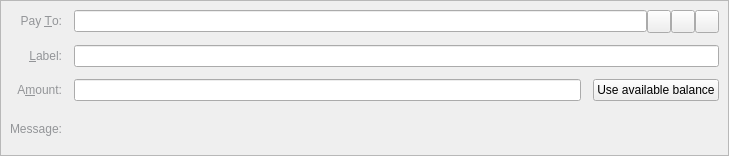
<?xml version="1.0" encoding="UTF-8"?>
<ui version="4.0">
 <class>SendCoinsEntry</class>
 <widget class="QStackedWidget" name="SendCoinsEntry">
  <property name="geometry">
   <rect>
    <x>0</x>
    <y>0</y>
    <width>729</width>
    <height>156</height>
   </rect>
  </property>
  <property name="focusPolicy">
   <enum>Qt::TabFocus</enum>
  </property>
  <property name="autoFillBackground">
   <bool>false</bool>
  </property>
  <property name="currentIndex">
   <number>0</number>
  </property>
  <widget class="QFrame" name="SendCoins">
   <property name="toolTip">
    <string>This is a normal payment.</string>
   </property>
   <property name="frameShape">
    <enum>QFrame::StyledPanel</enum>
   </property>
   <property name="frameShadow">
    <enum>QFrame::Sunken</enum>
   </property>
   <layout class="QGridLayout" name="gridLayout">
    <property name="spacing">
     <number>12</number>
    </property>
    <item row="2" column="0">
     <widget class="QLabel" name="amountLabel">
      <property name="text">
       <string>&lt;html&gt;&lt;head/&gt;&lt;body&gt;&lt;p&gt;&lt;span style=&quot; color:#939598;&quot;&gt;A&amp;amp;mount:&lt;/span&gt;&lt;/p&gt;&lt;/body&gt;&lt;/html&gt;</string>
      </property>
      <property name="alignment">
       <set>Qt::AlignRight|Qt::AlignTrailing|Qt::AlignVCenter</set>
      </property>
      <property name="buddy">
       <cstring>payAmount</cstring>
      </property>
     </widget>
    </item>
    <item row="3" column="0">
     <widget class="QLabel" name="messageLabel">
      <property name="text">
       <string>&lt;html&gt;&lt;head/&gt;&lt;body&gt;&lt;p&gt;&lt;span style=&quot; color:#939598;&quot;&gt;Message:&lt;/span&gt;&lt;/p&gt;&lt;/body&gt;&lt;/html&gt;</string>
      </property>
      <property name="alignment">
       <set>Qt::AlignRight|Qt::AlignTrailing|Qt::AlignVCenter</set>
      </property>
     </widget>
    </item>
    <item row="3" column="1">
     <widget class="QLabel" name="messageTextLabel">
      <property name="toolTip">
       <string>A message that was attached to the VICE: URI which will be stored with the transaction for your reference. Note: This message will not be sent over the VICE network.</string>
      </property>
      <property name="textFormat">
       <enum>Qt::PlainText</enum>
      </property>
     </widget>
    </item>
    <item row="2" column="1">
     <widget class="BitcoinAmountField" name="payAmount"/>
    </item>
    <item row="0" column="0">
     <widget class="QLabel" name="payToLabel">
      <property name="text">
       <string>&lt;html&gt;&lt;head/&gt;&lt;body&gt;&lt;p&gt;&lt;span style=&quot; color:#939598;&quot;&gt;Pay &amp;amp;To:&lt;/span&gt;&lt;/p&gt;&lt;/body&gt;&lt;/html&gt;</string>
      </property>
      <property name="alignment">
       <set>Qt::AlignRight|Qt::AlignTrailing|Qt::AlignVCenter</set>
      </property>
      <property name="buddy">
       <cstring>payTo</cstring>
      </property>
     </widget>
    </item>
    <item row="1" column="0">
     <widget class="QLabel" name="labelLabel">
      <property name="text">
       <string>&lt;html&gt;&lt;head/&gt;&lt;body&gt;&lt;p&gt;&lt;span style=&quot; color:#939598;&quot;&gt;&amp;amp;Label:&lt;/span&gt;&lt;/p&gt;&lt;/body&gt;&lt;/html&gt;</string>
      </property>
      <property name="alignment">
       <set>Qt::AlignRight|Qt::AlignTrailing|Qt::AlignVCenter</set>
      </property>
      <property name="buddy">
       <cstring>addAsLabel</cstring>
      </property>
     </widget>
    </item>
    <item row="2" column="2">
     <widget class="QPushButton" name="useAvailableBalanceButton">
      <property name="text">
       <string>Use available balance</string>
      </property>
     </widget>
    </item>
    <item row="1" column="1" colspan="2">
     <widget class="QLineEdit" name="addAsLabel">
      <property name="toolTip">
       <string>Enter a label for this address to add it to the list of used addresses</string>
      </property>
     </widget>
    </item>
    <item row="0" column="1" colspan="2">
     <layout class="QHBoxLayout" name="payToLayout">
      <property name="spacing">
       <number>0</number>
      </property>
      <item>
       <widget class="QValidatedLineEdit" name="payTo">
        <property name="toolTip">
         <string>The VICE address to send the payment to</string>
        </property>
       </widget>
      </item>
      <item>
       <widget class="QToolButton" name="addressBookButton">
        <property name="cursor">
         <cursorShape>PointingHandCursor</cursorShape>
        </property>
        <property name="toolTip">
         <string>Choose previously used address</string>
        </property>
        <property name="text">
         <string/>
        </property>
        <property name="icon">
         <iconset resource="../vicenetwork.qrc">
          <normaloff>:/icons/address-book</normaloff>:/icons/address-book</iconset>
        </property>
        <property name="shortcut">
         <string>Alt+A</string>
        </property>
       </widget>
      </item>
      <item>
       <widget class="QToolButton" name="pasteButton">
        <property name="cursor">
         <cursorShape>PointingHandCursor</cursorShape>
        </property>
        <property name="toolTip">
         <string>Paste address from clipboard</string>
        </property>
        <property name="text">
         <string/>
        </property>
        <property name="icon">
         <iconset resource="../vicenetwork.qrc">
          <normaloff>:/icons/editpaste</normaloff>:/icons/editpaste</iconset>
        </property>
        <property name="shortcut">
         <string>Alt+P</string>
        </property>
       </widget>
      </item>
      <item>
       <widget class="QToolButton" name="deleteButton">
        <property name="cursor">
         <cursorShape>PointingHandCursor</cursorShape>
        </property>
        <property name="toolTip">
         <string>Remove this entry</string>
        </property>
        <property name="text">
         <string/>
        </property>
        <property name="icon">
         <iconset resource="../vicenetwork.qrc">
          <normaloff>:/icons/remove</normaloff>:/icons/remove</iconset>
        </property>
       </widget>
      </item>
     </layout>
    </item>
   </layout>
  </widget>
  <widget class="QFrame" name="SendCoins_InsecurePaymentRequest">
   <property name="palette">
    <palette>
     <active>
      <colorrole role="WindowText">
       <brush brushstyle="SolidPattern">
        <color alpha="255">
         <red>0</red>
         <green>0</green>
         <blue>0</blue>
        </color>
       </brush>
      </colorrole>
      <colorrole role="Button">
       <brush brushstyle="SolidPattern">
        <color alpha="255">
         <red>255</red>
         <green>255</green>
         <blue>127</blue>
        </color>
       </brush>
      </colorrole>
      <colorrole role="Light">
       <brush brushstyle="SolidPattern">
        <color alpha="255">
         <red>255</red>
         <green>255</green>
         <blue>255</blue>
        </color>
       </brush>
      </colorrole>
      <colorrole role="Midlight">
       <brush brushstyle="SolidPattern">
        <color alpha="255">
         <red>255</red>
         <green>255</green>
         <blue>191</blue>
        </color>
       </brush>
      </colorrole>
      <colorrole role="Dark">
       <brush brushstyle="SolidPattern">
        <color alpha="255">
         <red>127</red>
         <green>127</green>
         <blue>63</blue>
        </color>
       </brush>
      </colorrole>
      <colorrole role="Mid">
       <brush brushstyle="SolidPattern">
        <color alpha="255">
         <red>170</red>
         <green>170</green>
         <blue>84</blue>
        </color>
       </brush>
      </colorrole>
      <colorrole role="Text">
       <brush brushstyle="NoBrush">
        <color alpha="128">
         <red>0</red>
         <green>0</green>
         <blue>0</blue>
        </color>
       </brush>
      </colorrole>
      <colorrole role="BrightText">
       <brush brushstyle="SolidPattern">
        <color alpha="255">
         <red>255</red>
         <green>255</green>
         <blue>255</blue>
        </color>
       </brush>
      </colorrole>
      <colorrole role="ButtonText">
       <brush brushstyle="SolidPattern">
        <color alpha="255">
         <red>0</red>
         <green>0</green>
         <blue>0</blue>
        </color>
       </brush>
      </colorrole>
      <colorrole role="Base">
       <brush brushstyle="SolidPattern">
        <color alpha="255">
         <red>255</red>
         <green>255</green>
         <blue>255</blue>
        </color>
       </brush>
      </colorrole>
      <colorrole role="Window">
       <brush brushstyle="SolidPattern">
        <color alpha="255">
         <red>255</red>
         <green>255</green>
         <blue>127</blue>
        </color>
       </brush>
      </colorrole>
      <colorrole role="Shadow">
       <brush brushstyle="SolidPattern">
        <color alpha="255">
         <red>0</red>
         <green>0</green>
         <blue>0</blue>
        </color>
       </brush>
      </colorrole>
      <colorrole role="AlternateBase">
       <brush brushstyle="SolidPattern">
        <color alpha="255">
         <red>255</red>
         <green>255</green>
         <blue>191</blue>
        </color>
       </brush>
      </colorrole>
      <colorrole role="ToolTipBase">
       <brush brushstyle="SolidPattern">
        <color alpha="255">
         <red>255</red>
         <green>255</green>
         <blue>220</blue>
        </color>
       </brush>
      </colorrole>
      <colorrole role="ToolTipText">
       <brush brushstyle="SolidPattern">
        <color alpha="255">
         <red>0</red>
         <green>0</green>
         <blue>0</blue>
        </color>
       </brush>
      </colorrole>
     </active>
     <inactive>
      <colorrole role="WindowText">
       <brush brushstyle="SolidPattern">
        <color alpha="255">
         <red>0</red>
         <green>0</green>
         <blue>0</blue>
        </color>
       </brush>
      </colorrole>
      <colorrole role="Button">
       <brush brushstyle="SolidPattern">
        <color alpha="255">
         <red>255</red>
         <green>255</green>
         <blue>127</blue>
        </color>
       </brush>
      </colorrole>
      <colorrole role="Light">
       <brush brushstyle="SolidPattern">
        <color alpha="255">
         <red>255</red>
         <green>255</green>
         <blue>255</blue>
        </color>
       </brush>
      </colorrole>
      <colorrole role="Midlight">
       <brush brushstyle="SolidPattern">
        <color alpha="255">
         <red>255</red>
         <green>255</green>
         <blue>191</blue>
        </color>
       </brush>
      </colorrole>
      <colorrole role="Dark">
       <brush brushstyle="SolidPattern">
        <color alpha="255">
         <red>127</red>
         <green>127</green>
         <blue>63</blue>
        </color>
       </brush>
      </colorrole>
      <colorrole role="Mid">
       <brush brushstyle="SolidPattern">
        <color alpha="255">
         <red>170</red>
         <green>170</green>
         <blue>84</blue>
        </color>
       </brush>
      </colorrole>
      <colorrole role="Text">
       <brush brushstyle="NoBrush">
        <color alpha="128">
         <red>0</red>
         <green>0</green>
         <blue>0</blue>
        </color>
       </brush>
      </colorrole>
      <colorrole role="BrightText">
       <brush brushstyle="SolidPattern">
        <color alpha="255">
         <red>255</red>
         <green>255</green>
         <blue>255</blue>
        </color>
       </brush>
      </colorrole>
      <colorrole role="ButtonText">
       <brush brushstyle="SolidPattern">
        <color alpha="255">
         <red>0</red>
         <green>0</green>
         <blue>0</blue>
        </color>
       </brush>
      </colorrole>
      <colorrole role="Base">
       <brush brushstyle="SolidPattern">
        <color alpha="255">
         <red>255</red>
         <green>255</green>
         <blue>255</blue>
        </color>
       </brush>
      </colorrole>
      <colorrole role="Window">
       <brush brushstyle="SolidPattern">
        <color alpha="255">
         <red>255</red>
         <green>255</green>
         <blue>127</blue>
        </color>
       </brush>
      </colorrole>
      <colorrole role="Shadow">
       <brush brushstyle="SolidPattern">
        <color alpha="255">
         <red>0</red>
         <green>0</green>
         <blue>0</blue>
        </color>
       </brush>
      </colorrole>
      <colorrole role="AlternateBase">
       <brush brushstyle="SolidPattern">
        <color alpha="255">
         <red>255</red>
         <green>255</green>
         <blue>191</blue>
        </color>
       </brush>
      </colorrole>
      <colorrole role="ToolTipBase">
       <brush brushstyle="SolidPattern">
        <color alpha="255">
         <red>255</red>
         <green>255</green>
         <blue>220</blue>
        </color>
       </brush>
      </colorrole>
      <colorrole role="ToolTipText">
       <brush brushstyle="SolidPattern">
        <color alpha="255">
         <red>0</red>
         <green>0</green>
         <blue>0</blue>
        </color>
       </brush>
      </colorrole>
     </inactive>
     <disabled>
      <colorrole role="WindowText">
       <brush brushstyle="SolidPattern">
        <color alpha="255">
         <red>127</red>
         <green>127</green>
         <blue>63</blue>
        </color>
       </brush>
      </colorrole>
      <colorrole role="Button">
       <brush brushstyle="SolidPattern">
        <color alpha="255">
         <red>255</red>
         <green>255</green>
         <blue>127</blue>
        </color>
       </brush>
      </colorrole>
      <colorrole role="Light">
       <brush brushstyle="SolidPattern">
        <color alpha="255">
         <red>255</red>
         <green>255</green>
         <blue>255</blue>
        </color>
       </brush>
      </colorrole>
      <colorrole role="Midlight">
       <brush brushstyle="SolidPattern">
        <color alpha="255">
         <red>255</red>
         <green>255</green>
         <blue>191</blue>
        </color>
       </brush>
      </colorrole>
      <colorrole role="Dark">
       <brush brushstyle="SolidPattern">
        <color alpha="255">
         <red>127</red>
         <green>127</green>
         <blue>63</blue>
        </color>
       </brush>
      </colorrole>
      <colorrole role="Mid">
       <brush brushstyle="SolidPattern">
        <color alpha="255">
         <red>170</red>
         <green>170</green>
         <blue>84</blue>
        </color>
       </brush>
      </colorrole>
      <colorrole role="Text">
       <brush brushstyle="NoBrush">
        <color alpha="128">
         <red>0</red>
         <green>0</green>
         <blue>0</blue>
        </color>
       </brush>
      </colorrole>
      <colorrole role="BrightText">
       <brush brushstyle="SolidPattern">
        <color alpha="255">
         <red>255</red>
         <green>255</green>
         <blue>255</blue>
        </color>
       </brush>
      </colorrole>
      <colorrole role="ButtonText">
       <brush brushstyle="SolidPattern">
        <color alpha="255">
         <red>127</red>
         <green>127</green>
         <blue>63</blue>
        </color>
       </brush>
      </colorrole>
      <colorrole role="Base">
       <brush brushstyle="SolidPattern">
        <color alpha="255">
         <red>255</red>
         <green>255</green>
         <blue>127</blue>
        </color>
       </brush>
      </colorrole>
      <colorrole role="Window">
       <brush brushstyle="SolidPattern">
        <color alpha="255">
         <red>255</red>
         <green>255</green>
         <blue>127</blue>
        </color>
       </brush>
      </colorrole>
      <colorrole role="Shadow">
       <brush brushstyle="SolidPattern">
        <color alpha="255">
         <red>0</red>
         <green>0</green>
         <blue>0</blue>
        </color>
       </brush>
      </colorrole>
      <colorrole role="AlternateBase">
       <brush brushstyle="SolidPattern">
        <color alpha="255">
         <red>255</red>
         <green>255</green>
         <blue>127</blue>
        </color>
       </brush>
      </colorrole>
      <colorrole role="ToolTipBase">
       <brush brushstyle="SolidPattern">
        <color alpha="255">
         <red>255</red>
         <green>255</green>
         <blue>220</blue>
        </color>
       </brush>
      </colorrole>
      <colorrole role="ToolTipText">
       <brush brushstyle="SolidPattern">
        <color alpha="255">
         <red>0</red>
         <green>0</green>
         <blue>0</blue>
        </color>
       </brush>
      </colorrole>
     </disabled>
    </palette>
   </property>
   <property name="toolTip">
    <string>This is an unverified payment request.</string>
   </property>
   <property name="autoFillBackground">
    <bool>true</bool>
   </property>
   <property name="frameShape">
    <enum>QFrame::StyledPanel</enum>
   </property>
   <property name="frameShadow">
    <enum>QFrame::Sunken</enum>
   </property>
   <layout class="QGridLayout" name="gridLayout_is">
    <property name="spacing">
     <number>12</number>
    </property>
    <item row="0" column="0">
     <widget class="QLabel" name="payToLabel_is">
      <property name="text">
       <string>Pay To:</string>
      </property>
      <property name="alignment">
       <set>Qt::AlignRight|Qt::AlignTrailing|Qt::AlignVCenter</set>
      </property>
     </widget>
    </item>
    <item row="0" column="1">
     <layout class="QHBoxLayout" name="payToLayout_is">
      <property name="spacing">
       <number>0</number>
      </property>
      <item>
       <widget class="QLabel" name="payTo_is"/>
      </item>
      <item>
       <widget class="QToolButton" name="deleteButton_is">
        <property name="toolTip">
         <string>Remove this entry</string>
        </property>
        <property name="text">
         <string/>
        </property>
        <property name="icon">
         <iconset resource="../vicenetwork.qrc">
          <normaloff>:/icons/remove</normaloff>:/icons/remove</iconset>
        </property>
       </widget>
      </item>
     </layout>
    </item>
    <item row="1" column="0">
     <widget class="QLabel" name="memoLabel_is">
      <property name="text">
       <string>Memo:</string>
      </property>
      <property name="alignment">
       <set>Qt::AlignRight|Qt::AlignTrailing|Qt::AlignVCenter</set>
      </property>
     </widget>
    </item>
    <item row="1" column="1">
     <widget class="QLabel" name="memoTextLabel_is">
      <property name="textFormat">
       <enum>Qt::PlainText</enum>
      </property>
     </widget>
    </item>
    <item row="2" column="0">
     <widget class="QLabel" name="amountLabel_is">
      <property name="text">
       <string>A&amp;mount:</string>
      </property>
      <property name="alignment">
       <set>Qt::AlignRight|Qt::AlignTrailing|Qt::AlignVCenter</set>
      </property>
      <property name="buddy">
       <cstring>payAmount_is</cstring>
      </property>
     </widget>
    </item>
    <item row="2" column="1">
     <widget class="BitcoinAmountField" name="payAmount_is">
      <property name="acceptDrops">
       <bool>false</bool>
      </property>
     </widget>
    </item>
   </layout>
  </widget>
  <widget class="QFrame" name="SendCoins_SecurePaymentRequest">
   <property name="palette">
    <palette>
     <active>
      <colorrole role="WindowText">
       <brush brushstyle="SolidPattern">
        <color alpha="255">
         <red>0</red>
         <green>0</green>
         <blue>0</blue>
        </color>
       </brush>
      </colorrole>
      <colorrole role="Button">
       <brush brushstyle="SolidPattern">
        <color alpha="255">
         <red>140</red>
         <green>232</green>
         <blue>119</blue>
        </color>
       </brush>
      </colorrole>
      <colorrole role="Light">
       <brush brushstyle="SolidPattern">
        <color alpha="255">
         <red>230</red>
         <green>255</green>
         <blue>224</blue>
        </color>
       </brush>
      </colorrole>
      <colorrole role="Midlight">
       <brush brushstyle="SolidPattern">
        <color alpha="255">
         <red>185</red>
         <green>243</green>
         <blue>171</blue>
        </color>
       </brush>
      </colorrole>
      <colorrole role="Dark">
       <brush brushstyle="SolidPattern">
        <color alpha="255">
         <red>70</red>
         <green>116</green>
         <blue>59</blue>
        </color>
       </brush>
      </colorrole>
      <colorrole role="Mid">
       <brush brushstyle="SolidPattern">
        <color alpha="255">
         <red>93</red>
         <green>155</green>
         <blue>79</blue>
        </color>
       </brush>
      </colorrole>
      <colorrole role="Text">
       <brush brushstyle="NoBrush">
        <color alpha="128">
         <red>0</red>
         <green>0</green>
         <blue>0</blue>
        </color>
       </brush>
      </colorrole>
      <colorrole role="BrightText">
       <brush brushstyle="SolidPattern">
        <color alpha="255">
         <red>155</red>
         <green>255</green>
         <blue>147</blue>
        </color>
       </brush>
      </colorrole>
      <colorrole role="ButtonText">
       <brush brushstyle="SolidPattern">
        <color alpha="255">
         <red>0</red>
         <green>0</green>
         <blue>0</blue>
        </color>
       </brush>
      </colorrole>
      <colorrole role="Base">
       <brush brushstyle="SolidPattern">
        <color alpha="255">
         <red>119</red>
         <green>255</green>
         <blue>233</blue>
        </color>
       </brush>
      </colorrole>
      <colorrole role="Window">
       <brush brushstyle="SolidPattern">
        <color alpha="255">
         <red>140</red>
         <green>232</green>
         <blue>119</blue>
        </color>
       </brush>
      </colorrole>
      <colorrole role="Shadow">
       <brush brushstyle="SolidPattern">
        <color alpha="255">
         <red>0</red>
         <green>0</green>
         <blue>0</blue>
        </color>
       </brush>
      </colorrole>
      <colorrole role="AlternateBase">
       <brush brushstyle="SolidPattern">
        <color alpha="255">
         <red>197</red>
         <green>243</green>
         <blue>187</blue>
        </color>
       </brush>
      </colorrole>
      <colorrole role="NoRole">
       <brush brushstyle="SolidPattern">
        <color alpha="255">
         <red>125</red>
         <green>194</green>
         <blue>122</blue>
        </color>
       </brush>
      </colorrole>
      <colorrole role="ToolTipBase">
       <brush brushstyle="SolidPattern">
        <color alpha="255">
         <red>255</red>
         <green>255</green>
         <blue>220</blue>
        </color>
       </brush>
      </colorrole>
      <colorrole role="ToolTipText">
       <brush brushstyle="SolidPattern">
        <color alpha="255">
         <red>0</red>
         <green>0</green>
         <blue>0</blue>
        </color>
       </brush>
      </colorrole>
     </active>
     <inactive>
      <colorrole role="WindowText">
       <brush brushstyle="SolidPattern">
        <color alpha="255">
         <red>0</red>
         <green>0</green>
         <blue>0</blue>
        </color>
       </brush>
      </colorrole>
      <colorrole role="Button">
       <brush brushstyle="SolidPattern">
        <color alpha="255">
         <red>140</red>
         <green>232</green>
         <blue>119</blue>
        </color>
       </brush>
      </colorrole>
      <colorrole role="Light">
       <brush brushstyle="SolidPattern">
        <color alpha="255">
         <red>230</red>
         <green>255</green>
         <blue>224</blue>
        </color>
       </brush>
      </colorrole>
      <colorrole role="Midlight">
       <brush brushstyle="SolidPattern">
        <color alpha="255">
         <red>185</red>
         <green>243</green>
         <blue>171</blue>
        </color>
       </brush>
      </colorrole>
      <colorrole role="Dark">
       <brush brushstyle="SolidPattern">
        <color alpha="255">
         <red>70</red>
         <green>116</green>
         <blue>59</blue>
        </color>
       </brush>
      </colorrole>
      <colorrole role="Mid">
       <brush brushstyle="SolidPattern">
        <color alpha="255">
         <red>93</red>
         <green>155</green>
         <blue>79</blue>
        </color>
       </brush>
      </colorrole>
      <colorrole role="Text">
       <brush brushstyle="NoBrush">
        <color alpha="128">
         <red>0</red>
         <green>0</green>
         <blue>0</blue>
        </color>
       </brush>
      </colorrole>
      <colorrole role="BrightText">
       <brush brushstyle="SolidPattern">
        <color alpha="255">
         <red>155</red>
         <green>255</green>
         <blue>147</blue>
        </color>
       </brush>
      </colorrole>
      <colorrole role="ButtonText">
       <brush brushstyle="SolidPattern">
        <color alpha="255">
         <red>0</red>
         <green>0</green>
         <blue>0</blue>
        </color>
       </brush>
      </colorrole>
      <colorrole role="Base">
       <brush brushstyle="SolidPattern">
        <color alpha="255">
         <red>119</red>
         <green>255</green>
         <blue>233</blue>
        </color>
       </brush>
      </colorrole>
      <colorrole role="Window">
       <brush brushstyle="SolidPattern">
        <color alpha="255">
         <red>140</red>
         <green>232</green>
         <blue>119</blue>
        </color>
       </brush>
      </colorrole>
      <colorrole role="Shadow">
       <brush brushstyle="SolidPattern">
        <color alpha="255">
         <red>0</red>
         <green>0</green>
         <blue>0</blue>
        </color>
       </brush>
      </colorrole>
      <colorrole role="AlternateBase">
       <brush brushstyle="SolidPattern">
        <color alpha="255">
         <red>197</red>
         <green>243</green>
         <blue>187</blue>
        </color>
       </brush>
      </colorrole>
      <colorrole role="NoRole">
       <brush brushstyle="SolidPattern">
        <color alpha="255">
         <red>125</red>
         <green>194</green>
         <blue>122</blue>
        </color>
       </brush>
      </colorrole>
      <colorrole role="ToolTipBase">
       <brush brushstyle="SolidPattern">
        <color alpha="255">
         <red>255</red>
         <green>255</green>
         <blue>220</blue>
        </color>
       </brush>
      </colorrole>
      <colorrole role="ToolTipText">
       <brush brushstyle="SolidPattern">
        <color alpha="255">
         <red>0</red>
         <green>0</green>
         <blue>0</blue>
        </color>
       </brush>
      </colorrole>
     </inactive>
     <disabled>
      <colorrole role="WindowText">
       <brush brushstyle="SolidPattern">
        <color alpha="255">
         <red>70</red>
         <green>116</green>
         <blue>59</blue>
        </color>
       </brush>
      </colorrole>
      <colorrole role="Button">
       <brush brushstyle="SolidPattern">
        <color alpha="255">
         <red>140</red>
         <green>232</green>
         <blue>119</blue>
        </color>
       </brush>
      </colorrole>
      <colorrole role="Light">
       <brush brushstyle="SolidPattern">
        <color alpha="255">
         <red>230</red>
         <green>255</green>
         <blue>224</blue>
        </color>
       </brush>
      </colorrole>
      <colorrole role="Midlight">
       <brush brushstyle="SolidPattern">
        <color alpha="255">
         <red>185</red>
         <green>243</green>
         <blue>171</blue>
        </color>
       </brush>
      </colorrole>
      <colorrole role="Dark">
       <brush brushstyle="SolidPattern">
        <color alpha="255">
         <red>70</red>
         <green>116</green>
         <blue>59</blue>
        </color>
       </brush>
      </colorrole>
      <colorrole role="Mid">
       <brush brushstyle="SolidPattern">
        <color alpha="255">
         <red>93</red>
         <green>155</green>
         <blue>79</blue>
        </color>
       </brush>
      </colorrole>
      <colorrole role="Text">
       <brush brushstyle="NoBrush">
        <color alpha="128">
         <red>0</red>
         <green>0</green>
         <blue>0</blue>
        </color>
       </brush>
      </colorrole>
      <colorrole role="BrightText">
       <brush brushstyle="SolidPattern">
        <color alpha="255">
         <red>155</red>
         <green>255</green>
         <blue>147</blue>
        </color>
       </brush>
      </colorrole>
      <colorrole role="ButtonText">
       <brush brushstyle="SolidPattern">
        <color alpha="255">
         <red>70</red>
         <green>116</green>
         <blue>59</blue>
        </color>
       </brush>
      </colorrole>
      <colorrole role="Base">
       <brush brushstyle="SolidPattern">
        <color alpha="255">
         <red>140</red>
         <green>232</green>
         <blue>119</blue>
        </color>
       </brush>
      </colorrole>
      <colorrole role="Window">
       <brush brushstyle="SolidPattern">
        <color alpha="255">
         <red>140</red>
         <green>232</green>
         <blue>119</blue>
        </color>
       </brush>
      </colorrole>
      <colorrole role="Shadow">
       <brush brushstyle="SolidPattern">
        <color alpha="255">
         <red>0</red>
         <green>0</green>
         <blue>0</blue>
        </color>
       </brush>
      </colorrole>
      <colorrole role="AlternateBase">
       <brush brushstyle="SolidPattern">
        <color alpha="255">
         <red>140</red>
         <green>232</green>
         <blue>119</blue>
        </color>
       </brush>
      </colorrole>
      <colorrole role="NoRole">
       <brush brushstyle="SolidPattern">
        <color alpha="255">
         <red>125</red>
         <green>194</green>
         <blue>122</blue>
        </color>
       </brush>
      </colorrole>
      <colorrole role="ToolTipBase">
       <brush brushstyle="SolidPattern">
        <color alpha="255">
         <red>255</red>
         <green>255</green>
         <blue>220</blue>
        </color>
       </brush>
      </colorrole>
      <colorrole role="ToolTipText">
       <brush brushstyle="SolidPattern">
        <color alpha="255">
         <red>0</red>
         <green>0</green>
         <blue>0</blue>
        </color>
       </brush>
      </colorrole>
     </disabled>
    </palette>
   </property>
   <property name="toolTip">
    <string>This is a verified payment request.</string>
   </property>
   <property name="autoFillBackground">
    <bool>true</bool>
   </property>
   <property name="frameShape">
    <enum>QFrame::StyledPanel</enum>
   </property>
   <property name="frameShadow">
    <enum>QFrame::Sunken</enum>
   </property>
   <layout class="QGridLayout" name="gridLayout_s">
    <property name="spacing">
     <number>12</number>
    </property>
    <item row="0" column="0">
     <widget class="QLabel" name="payToLabel_s">
      <property name="text">
       <string>Pay To:</string>
      </property>
      <property name="alignment">
       <set>Qt::AlignRight|Qt::AlignTrailing|Qt::AlignVCenter</set>
      </property>
     </widget>
    </item>
    <item row="0" column="1">
     <layout class="QHBoxLayout" name="payToLayout_s">
      <property name="spacing">
       <number>0</number>
      </property>
      <item>
       <widget class="QLabel" name="payTo_s">
        <property name="textFormat">
         <enum>Qt::PlainText</enum>
        </property>
       </widget>
      </item>
      <item>
       <widget class="QToolButton" name="deleteButton_s">
        <property name="toolTip">
         <string>Remove this entry</string>
        </property>
        <property name="text">
         <string/>
        </property>
        <property name="icon">
         <iconset resource="../vicenetwork.qrc">
          <normaloff>:/icons/remove</normaloff>:/icons/remove</iconset>
        </property>
       </widget>
      </item>
     </layout>
    </item>
    <item row="1" column="0">
     <widget class="QLabel" name="memoLabel_s">
      <property name="text">
       <string>Memo:</string>
      </property>
      <property name="alignment">
       <set>Qt::AlignRight|Qt::AlignTrailing|Qt::AlignVCenter</set>
      </property>
     </widget>
    </item>
    <item row="1" column="1">
     <widget class="QLabel" name="memoTextLabel_s">
      <property name="textFormat">
       <enum>Qt::PlainText</enum>
      </property>
     </widget>
    </item>
    <item row="2" column="0">
     <widget class="QLabel" name="amountLabel_s">
      <property name="text">
       <string>A&amp;mount:</string>
      </property>
      <property name="alignment">
       <set>Qt::AlignRight|Qt::AlignTrailing|Qt::AlignVCenter</set>
      </property>
      <property name="buddy">
       <cstring>payAmount_s</cstring>
      </property>
     </widget>
    </item>
    <item row="2" column="1">
     <widget class="BitcoinAmountField" name="payAmount_s">
      <property name="acceptDrops">
       <bool>false</bool>
      </property>
     </widget>
    </item>
   </layout>
  </widget>
 </widget>
 <customwidgets>
  <customwidget>
   <class>QValidatedLineEdit</class>
   <extends>QLineEdit</extends>
   <header>qvalidatedlineedit.h</header>
  </customwidget>
  <customwidget>
   <class>BitcoinAmountField</class>
   <extends>QLineEdit</extends>
   <header>bitcoinamountfield.h</header>
   <container>1</container>
  </customwidget>
 </customwidgets>
 <tabstops>
  <tabstop>payTo</tabstop>
  <tabstop>addressBookButton</tabstop>
  <tabstop>pasteButton</tabstop>
  <tabstop>deleteButton</tabstop>
  <tabstop>addAsLabel</tabstop>
  <tabstop>payAmount</tabstop>
  <tabstop>payAmount_is</tabstop>
  <tabstop>deleteButton_is</tabstop>
  <tabstop>payAmount_s</tabstop>
  <tabstop>deleteButton_s</tabstop>
 </tabstops>
 <resources>
  <include location="../vicenetwork.qrc"/>
 </resources>
 <connections/>
</ui>
